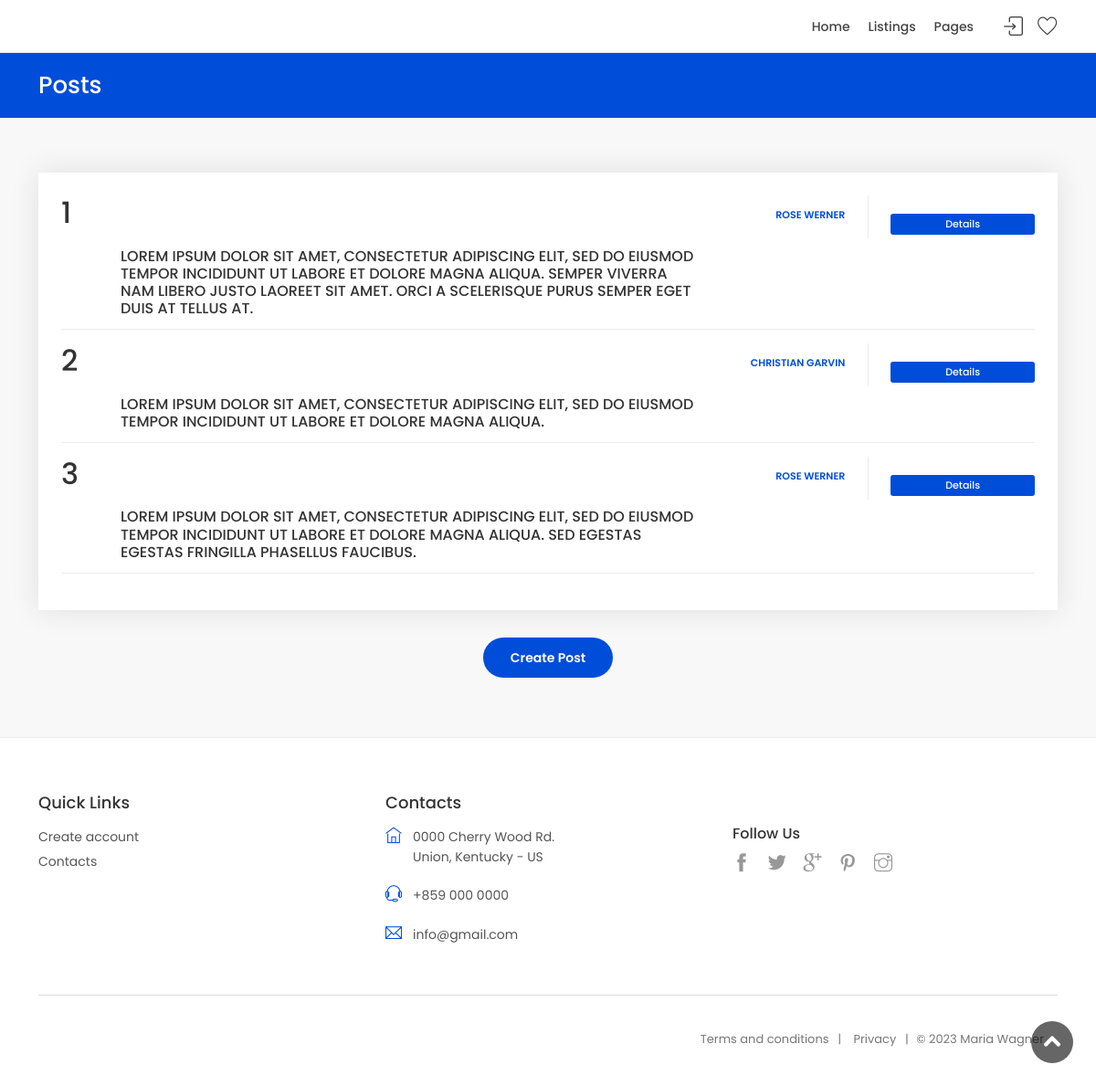
Page /comments/index.php on the committed database.
### tables this page shows
CREATE TABLE `comment` (
  `commentID` int(10) UNSIGNED NOT NULL,
  `description` text DEFAULT NULL,
  `userID` int(10) UNSIGNED DEFAULT NULL
);

CREATE TABLE `user` (
  `userID` int(10) UNSIGNED NOT NULL,
  `name` varchar(48) DEFAULT NULL,
  `email` varchar(68) DEFAULT NULL,
  `password` varchar(48) DEFAULT NULL
);

### lib/db.php (called while the page is built, shortened)
<?php
function query($pdo,$query,$data=[]){
	$query=$pdo->prepare($query);
	$query->execute($data);
	return $query;
}

### comments/index.php (the view, shortened to what this page needs)
<?php
require_once('../lib/db.php');
$posts=query($pdo,'SELECT comment.userID, comment.description, comment.commentID, user.name FROM comment JOIN user ON user.userID=comment.userID');
?>
<!DOCTYPE html>
<html lang="en">
<head>
    <link href="../css/bootstrap.min.css" rel="stylesheet">
    <link href="../css/style.css" rel="stylesheet">
	<link href="../css/vendors.css" rel="stylesheet">
    <link href="../css/custom.css" rel="stylesheet">
</head>
<body>
	<div id="page">
	<header class="header_in is_sticky menu_fixed">
		<div class="container">
			<div class="row">
				<div class="col-lg-3 col-12">
				</div>
				<div class="col-lg-9 col-12">
					<ul id="top_menu">
						<li><a href="../lib/auth/login.php" class="login" title="Sign In"><?php echo "Sign In";?></a></li>
						<li><a href="" class="wishlist_bt_top" title="Your wishlist"><?php echo "Your wishlist";?></a></li>
					</ul>
					<nav id="menu" class="main-menu">
						<ul>
							<li><span><a href="../index.php"><?php echo "Home";?></a></span>
							</li>
							<li><span><a href="../book-listings.php"><?php echo "Listings";?></a></span>
							</li>
							<li><span><a href="#0"><?php echo "Pages";?></a></span>
							</li>
						</ul>
					</nav>
				</div>
			</div>
		</div>
	</header>
	<div class="sub_header_in sticky_header">
		<div class="container">
			<h1><?php echo "Posts";?></h1>
		</div>
	</div>
	<main>
		<div class="container margin_60_35">
			<div class="box_booking">
			<?php
			while($post=$posts->fetch()){
			?>
				<div class="strip_booking">
					<div class="row">
						<div class="col-lg-8 col-md-5">
							<h2><?php echo $post['commentID'];?></h2>
							<h3><?php echo $post['description'];?></h3>
						</div>
						<div class="col-lg-2 col-md-3">
							<ul class="info_booking">
								<li><strong><a href="../users/detail.php?id=<?=$post['userID']?>"><?php echo $post['name'];?></a></strong></li>
							</ul>
						</div>
						<div class="col-lg-2 col-md-2">
							<div class="booking_buttons">
								<a href="detail.php?id=<?=$post['commentID']?>" class="btn_2"><?php echo "Details"; ?></a>
							</div>
						</div>
					</div>
				</div>
			<?php
			}
			?>
			</div>
			<p class="text-center add_top_30 wow bounceIn" data-wow-delay="0.5"><a href="create.php" class="btn_1 rounded"><?php echo "Create Post" ;?></a></p>
		</div>
	</main>
	<footer class="plus_border">
		<div class="container margin_60_35">
			<div class="row">
				<div class="col-lg-4 col-md-6 col-sm-6">
					<h3 data-bs-target="#collapse_ft_1"><?php echo "Quick Links" ;?></h3>
					<div class="collapse dont-collapse-sm" id="collapse_ft_1">
						<ul class="links">
							<li><a href="../lib/auth/register.php"><?php echo "Create account" ;?></a></li>
							<li><a href="../contacts.php"><?php echo "Contacts" ;?></a></li>
						</ul>
					</div>
				</div>
				<div class="col-lg-4 col-md-6 col-sm-6">
					<h3 data-bs-target="#collapse_ft_3"><?php echo "Contacts" ;?></h3>
					<div class="collapse dont-collapse-sm" id="collapse_ft_3">
						<ul class="contacts">
							<li><i class="ti-home"></i><?php echo "0000 Cherry Wood Rd." ;?><br><?php echo "Union, Kentucky - US" ;?></li>
							<li><i class="ti-headphone-alt"></i><?php echo "+859 000 0000" ;?></li>
							<li><i class="ti-email"></i><a href="#0"><?php echo "info@gmail.com" ;?></a></li>
						</ul>
					</div>
				</div>
				<div class="col-lg-4 col-md-6 col-sm-6">
					<div class="collapse dont-collapse-sm" id="collapse_ft_4">
						<div class="follow_us">
							<h5><?php echo "Follow Us" ;?></h5>
							<ul>
								<li><a href="#0"><i class="ti-facebook"></i></a></li>
								<li><a href="#0"><i class="ti-twitter-alt"></i></a></li>
								<li><a href="#0"><i class="ti-google"></i></a></li>
								<li><a href="#0"><i class="ti-pinterest"></i></a></li>
								<li><a href="#0"><i class="ti-instagram"></i></a></li>
							</ul>
						</div>
					</div>
				</div>
			</div>
			<hr>
			<div class="row">
				<div class="col-lg-12">
					<ul id="additional_links">
						<li><a href="#0"><?php echo "Terms and conditions" ;?></a></li>
						<li><a href="#0"><?php echo "Privacy" ;?></a></li>
						<li><span><?php echo "© 2023 Maria Wagner" ;?></span></li>
					</ul>
				</div>
			</div>
		</div>
	</footer>
	</div>
	<div id="toTop"></div>
</body>
</html>

### rows in the picture
comment: commentID "1", description "LOREM IPSUM DOLOR SIT AMET, CONSECTETUR ADIPISCING ELIT, SED DO EIUSMOD TEMPOR INCIDIDUNT UT LABORE ET DOLORE MAGNA ALIQUA. SEMPER VIVERRA NAM LIBERO JUSTO LAOREET SIT AMET. ORCI A SCELERISQUE PURUS SEMPER EGET DUIS AT TELLUS AT.", userID.name "ROSE WERNER"
comment: commentID "2", description "LOREM IPSUM DOLOR SIT AMET, CONSECTETUR ADIPISCING ELIT, SED DO EIUSMOD TEMPOR INCIDIDUNT UT LABORE ET DOLORE MAGNA ALIQUA.", userID.name "CHRISTIAN GARVIN"
comment: commentID "3", description "LOREM IPSUM DOLOR SIT AMET, CONSECTETUR ADIPISCING ELIT, SED DO EIUSMOD TEMPOR INCIDIDUNT UT LABORE ET DOLORE MAGNA ALIQUA. SED EGESTAS EGESTAS FRINGILLA PHASELLUS FAUCIBUS.", userID.name "ROSE WERNER"
